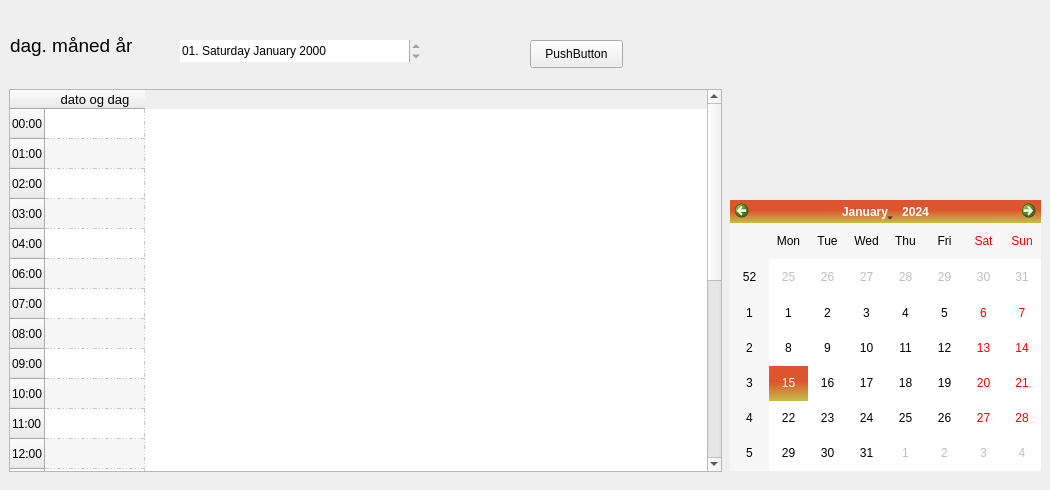
      <widget class="QWidget" name="tab">
       <attribute name="title">
        <string>Kalender</string>
       </attribute>
       <widget class="QLabel" name="dager">
        <property name="geometry">
         <rect>
          <x>10</x>
          <y>30</y>
          <width>291</width>
          <height>31</height>
         </rect>
        </property>
        <property name="font">
         <font>
          <pointsize>14</pointsize>
         </font>
        </property>
        <property name="text">
         <string>dag. måned år</string>
        </property>
       </widget>
       <widget class="QLabel" name="label">
        <property name="geometry">
         <rect>
          <x>730</x>
          <y>-20</y>
          <width>311</width>
          <height>221</height>
         </rect>
        </property>
        <property name="text">
         <string/>
        </property>
        <property name="pixmap">
         <pixmap>../../../Pictures/autumn-8.jpg</pixmap>
        </property>
        <property name="scaledContents">
         <bool>true</bool>
        </property>
       </widget>
       <widget class="QCalendarWidget" name="calendarWidget">
        <property name="geometry">
         <rect>
          <x>730</x>
          <y>200</y>
          <width>311</width>
          <height>271</height>
         </rect>
        </property>
        <property name="styleSheet">
         <string notr="true">font: 75 9pt &quot;Comic Sans MS&quot;;
font: 10pt &quot;MS Shell Dlg 2&quot;;
font: 75 italic 8pt &quot;Britannic Bold&quot;;
selection-background-color: qlineargradient(spread:pad, x1:0.621891, y1:0.415, x2:0.641791, y2:1, stop:0.039801 rgba(221, 85, 47, 255), stop:0.950249 rgba(199, 186, 72, 255));
</string>
        </property>
       </widget>
       <widget class="QDateEdit" name="dateEdit">
        <property name="enabled">
         <bool>true</bool>
        </property>
        <property name="geometry">
         <rect>
          <x>180</x>
          <y>40</y>
          <width>241</width>
          <height>22</height>
         </rect>
        </property>
        <property name="frame">
         <bool>false</bool>
        </property>
        <property name="readOnly">
         <bool>true</bool>
        </property>
        <property name="dateTime">
         <datetime>
          <hour>0</hour>
          <minute>0</minute>
          <second>0</second>
          <year>2000</year>
          <month>1</month>
          <day>1</day>
         </datetime>
        </property>
        <property name="displayFormat">
         <string>dd. dddd MMMM yyyy</string>
        </property>
       </widget>
       <widget class="QStackedWidget" name="stackedWidget_2">
        <property name="geometry">
         <rect>
          <x>0</x>
          <y>80</y>
          <width>731</width>
          <height>401</height>
         </rect>
        </property>
        <property name="currentIndex">
         <number>0</number>
        </property>
        <widget class="QWidget" name="page_11">
         <layout class="QGridLayout" name="gridLayout_2">
          <item row="0" column="0">
           <widget class="QTableWidget" name="tableWidget">
            <property name="autoFillBackground">
             <bool>false</bool>
            </property>
            <property name="lineWidth">
             <number>1</number>
            </property>
            <property name="midLineWidth">
             <number>0</number>
            </property>
            <property name="alternatingRowColors">
             <bool>true</bool>
            </property>
            <property name="gridStyle">
             <enum>Qt::DashDotDotLine</enum>
            </property>
            <row>
             <property name="text">
              <string>00:00</string>
             </property>
            </row>
            <row>
             <property name="text">
              <string>01:00</string>
             </property>
            </row>
            <row>
             <property name="text">
              <string>02:00</string>
             </property>
            </row>
            <row>
             <property name="text">
              <string>03:00</string>
             </property>
            </row>
            <row>
             <property name="text">
              <string>04:00</string>
             </property>
            </row>
            <row>
             <property name="text">
              <string>06:00</string>
             </property>
            </row>
            <row>
             <property name="text">
              <string>07:00</string>
             </property>
            </row>
            <row>
             <property name="text">
              <string>08:00</string>
             </property>
            </row>
            <row>
             <property name="text">
              <string>09:00</string>
             </property>
            </row>
            <row>
             <property name="text">
              <string>10:00</string>
             </property>
            </row>
            <row>
             <property name="text">
              <string>11:00</string>
             </property>
            </row>
            <row>
             <property name="text">
              <string>12:00</string>
             </property>
            </row>
            <row>
             <property name="text">
              <string>13:00</string>
             </property>
            </row>
            <row>
             <property name="text">
              <string>14:00</string>
             </property>
            </row>
            <row>
             <property name="text">
              <string>15:00</string>
             </property>
            </row>
            <row>
             <property name="text">
              <string>16:00</string>
             </property>
            </row>
            <row>
             <property name="text">
              <string>17:00</string>
             </property>
            </row>
            <row>
             <property name="text">
              <string>18:00</string>
             </property>
            </row>
            <row>
             <property name="text">
              <string>19:00</string>
             </property>
            </row>
            <row>
             <property name="text">
              <string>20:00</string>
             </property>
            </row>
            <row>
             <property name="text">
              <string>21:00</string>
             </property>
            </row>
            <row>
             <property name="text">
              <string>22:00</string>
             </property>
            </row>
            <row>
             <property name="text">
              <string>23:00</string>
             </property>
            </row>
            <row>
             <property name="text">
              <string>24:00</string>
             </property>
            </row>
            <column>
             <property name="text">
              <string>dato og dag</string>
             </property>
             <property name="font">
              <font>
               <pointsize>10</pointsize>
              </font>
             </property>
            </column>
            <item row="2" column="0">
             <property name="text">
              <string/>
             </property>
             <property name="font">
              <font>
               <pointsize>16</pointsize>
              </font>
             </property>
             <property name="flags">
              <set>ItemIsSelectable|ItemIsEditable|ItemIsDragEnabled|ItemIsUserCheckable|ItemIsEnabled</set>
             </property>
            </item>
           </widget>
          </item>
         </layout>
        </widget>
        <widget class="QWidget" name="page_12"/>
       </widget>
       <widget class="QPushButton" name="matiasknapp">
        <property name="geometry">
         <rect>
          <x>530</x>
          <y>40</y>
          <width>93</width>
          <height>28</height>
         </rect>
        </property>
        <property name="text">
         <string>PushButton</string>
        </property>
        <property name="flat">
         <bool>false</bool>
        </property>
       </widget>
      </widget>
